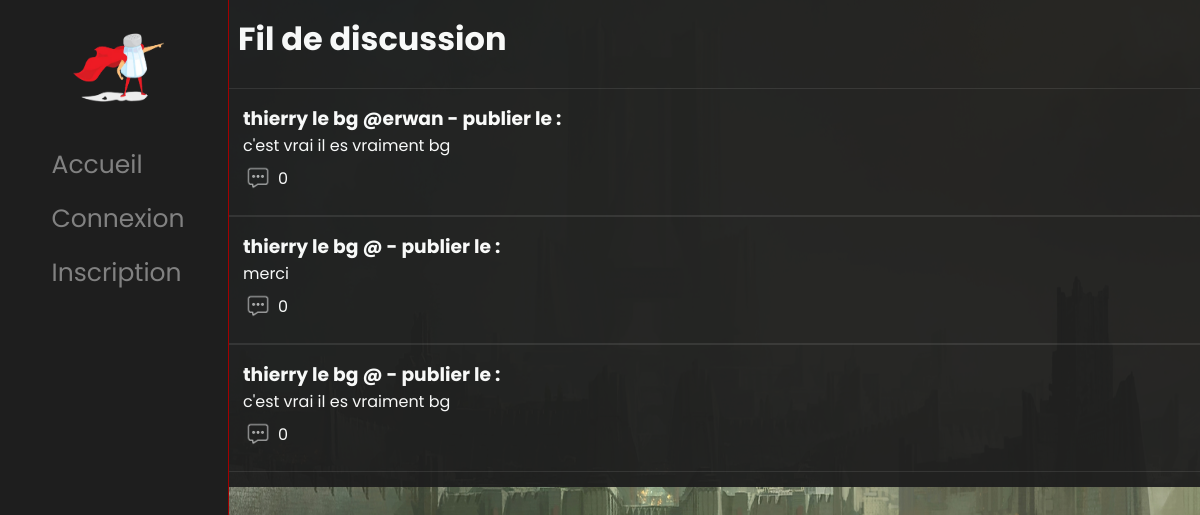
/discussion.php, run on an earlier commit of the app's database.
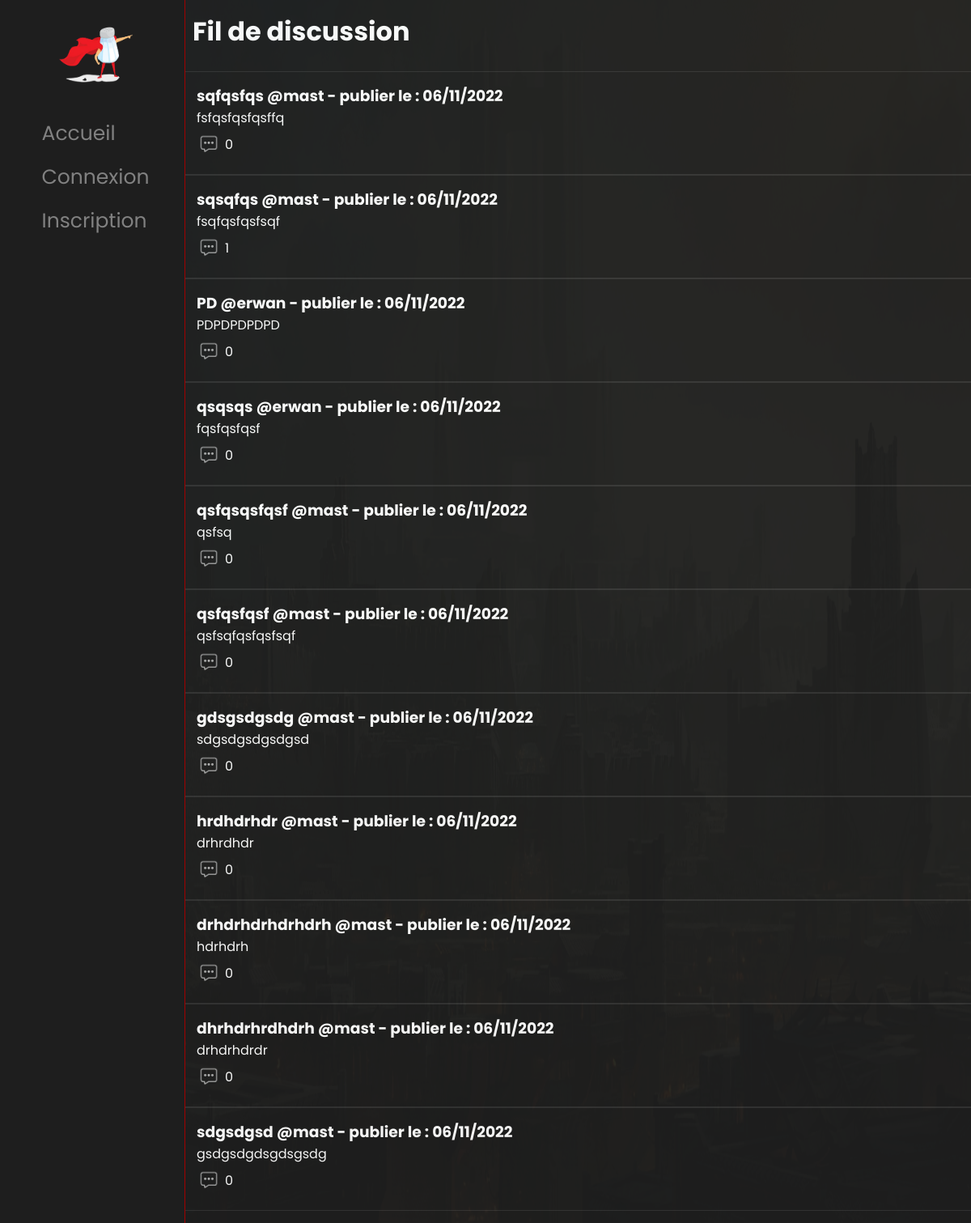
And on a later commit of the database.
### tables this page shows
CREATE TABLE `topic` (
  `id_topic` int(11) NOT NULL,
  `titre` varchar(50) NOT NULL,
  `message` varchar(10000) NOT NULL,
  `id_user` int(11) NOT NULL,
  `date_publication` datetime NOT NULL
);

CREATE TABLE `user` (
  `id_user` int(11) NOT NULL,
  `nom` varchar(50) NOT NULL,
  `prenom` varchar(50) NOT NULL,
  `pseudo` varchar(50) NOT NULL,
  `email` varchar(50) NOT NULL,
  `mdp` varchar(100) NOT NULL,
  `role` varchar(25) DEFAULT NULL,
  `date_inscription` datetime NOT NULL
);

### discussion.php (the view, shortened to what this page needs)
<!DOCTYPE html>
<html lang="en">
<head>
    <link rel="stylesheet" href="css/discussion.css">
</head>
<body>
    <div class="sidenav">
        <div class="Logo-side">
            <a href="index.php">
                <img src="img/Logo.png" alt="" width="100" height="80">
            </a>
        </div>
        <div class="link-nav">
            <a class="nav-links" href="index.php">Accueil</a>
            <?php
                    if(isset($_SESSION['id_user'])){
                    if($_SESSION['pseudo'] != ""){
                        $nom = $_SESSION['pseudo'];
                        if($_SESSION['role'] == "admin"){
                            echo '<a   class="nav-links" href="support.php">Back-Office</a>';
                        }
                            echo '<a class="nav-links" href="profil.php" name="page3">'. $nom .'</a>';
                            echo '<a class="nav-links" href="Fonction-php&JS/deconnection.php?dec=1" name="page2">Déconnexion</a>';
                    }else{
                    }
                    }
                    else{
                        echo '<a class="nav-links" href="connection.php" name="page2">Connexion</a>';
                        echo '<a class="nav-links" href="inscription.php" name="page2">Inscription</a>';
                    }
                    ?>
        </div>
    </div>
    <div class="main">
        <div class="container-discussion">
            <h1>Fil de discussion</h1>
            <br>
            <?php
        include('Fonction-php&JS/connect.php');
        $requete = "SELECT count(*) from topic";
        $exec_requete = mysqli_query($db, $requete);
        $reponse = mysqli_fetch_array($exec_requete);
        $count = $reponse['count(*)'];
        if($count!=0){
                $requete2='Select id_topic, titre, message,DATE_FORMAT(date_publication, "%d/%m/%Y") AS date, id_user,DATE_FORMAT(TIMEDIFF( NOW(), date_publication ), "%H:%i")AS Time from topic Order By date_publication DESC';
                $exec_requete2 = mysqli_query($db,$requete2);
            while($row = mysqli_fetch_assoc($exec_requete2)){
                $requete3 = "SELECT pseudo from user where id_user =".$row["id_user"];
                $exec_requete3 = mysqli_query($db, $requete3);
                $reponse3 = mysqli_fetch_array($exec_requete3);
                $requete4 = "SELECT count(id_commentaire) nb_com from commentaire where id_topic =".$row["id_topic"];
                $exec_requete4 = mysqli_query($db, $requete4);
                $reponse4 = mysqli_fetch_array($exec_requete4);
            ?>
            <div class="poste">
                <a class="consult-poste" href='afficher-topic.php?id=<?php echo $row["id_topic"] ?>'>
                    <div class="titre-poste">
                            <h3><?php echo $row["titre"]." @". $reponse3["pseudo"]." - publier le : ". $row["date"] ?></h3>
                    </div>
                    <div class="message-poste">
                        <?php echo $row["message"]; ?>
                    </div>
                    <div class="footer-poste">
                        <div class="img-message">
                            <img src="img/message.png" alt="" width="30" height="30">
                        </div>
                        <div class="nb-message">
                        <?php echo $reponse4["nb_com"]; ?>
                        </div>
                    </div>
                </a>
            </div>
            <?php
            };
        };
        ?>
        </div>
    </div>
</body>
</html>

### css/discussion.css (style rules this page uses)
* { margin: 0; padding: 0; font-family: 'Poppins', sans-serif; }
body { color: white; }
.container-discussion { background-color: #1E1E1E; opacity: 95%; width: 81%; display: block; margin-left: auto; padding: 15px; padding-right: 0; padding-left: 0; }
.container-discussion h1 { padding-left: 10px; }
.poste { padding: 15px; border-top: #333 solid 1px; border-bottom: #333 solid 1px; }
.consult-poste { text-decoration: none; color: white; }
.footer-poste { padding-top: 5px; display: flex; }
.nb-message { padding-left: 5px; margin-top: 3px; }
.sidenav { height: 100%; width: 19%; position: fixed; z-index: 1; top: 0; left: 0; background-color: #1E1E1E; overflow-x: hidden; padding-top: 20px; border-right: solid 1px rgb(162, 0, 0); }
.sidenav a { padding: 6px 8px 6px 16px; text-decoration: none; font-size: 25px; color: #818181; display: block; border-bottom: 2px solid #1E1E1E; width: fit-content; }
.Logo-side { display: block; margin: auto; width: fit-content; }
.link-nav { display: block; width: fit-content; margin: auto; text-align: left; padding-top: 15px; }
.nav-links { display: inline-block; text-decoration: none; }
.nav-links::after { content: ''; display: block; width: 0; height: 2px; background: rgb(162, 0, 0); transition: width .3s; }
a { text-decoration: none; }
@media screen and (min-width: 1024px) { .sidenav { display: block; } }

What changed in the data, as far as the page shows it:
removed topic: titre "thierry le bg", id_user.pseudo "erwan", message "c'est vrai il es vraiment bg", nb_com "0"
removed topic: titre "thierry le bg", message "merci", nb_com "0"
removed topic: titre "thierry le bg", message "c'est vrai il es vraiment bg", nb_com "0"
added topic: titre "sqfqsfqs", id_user.pseudo "mast", date "06/11/2022", message "fsfqsfqsfqsffq", nb_com "0"
added topic: titre "sqsqfqs", id_user.pseudo "mast", date "06/11/2022", message "fsqfqsfqsfsqf", nb_com "1"
added topic: titre "PD", id_user.pseudo "erwan", date "06/11/2022", message "PDPDPDPDPD", nb_com "0"
added topic: titre "qsqsqs", id_user.pseudo "erwan", date "06/11/2022", message "fqsfqsfqsf", nb_com "0"
added topic: titre "qsfqsqsfqsf", id_user.pseudo "mast", date "06/11/2022", message "qsfsq", nb_com "0"
added topic: titre "qsfqsfqsf", id_user.pseudo "mast", date "06/11/2022", message "qsfsqfqsfqsfsqf", nb_com "0"
added topic: titre "gdsgsdgsdg", id_user.pseudo "mast", date "06/11/2022", message "sdgsdgsdgsdgsd", nb_com "0"
added topic: titre "hrdhdrhdr", id_user.pseudo "mast", date "06/11/2022", message "drhrdhdr", nb_com "0"
added topic: titre "drhdrhdrhdrhdrh", id_user.pseudo "mast", date "06/11/2022", message "hdrhdrh", nb_com "0"
added topic: titre "dhrhdrhrdhdrh", id_user.pseudo "mast", date "06/11/2022", message "drhdrhdrdr", nb_com "0"
added topic: titre "sdgsdgsd", id_user.pseudo "mast", date "06/11/2022", message "gsdgsdgdsgdsgsdg", nb_com "0"
